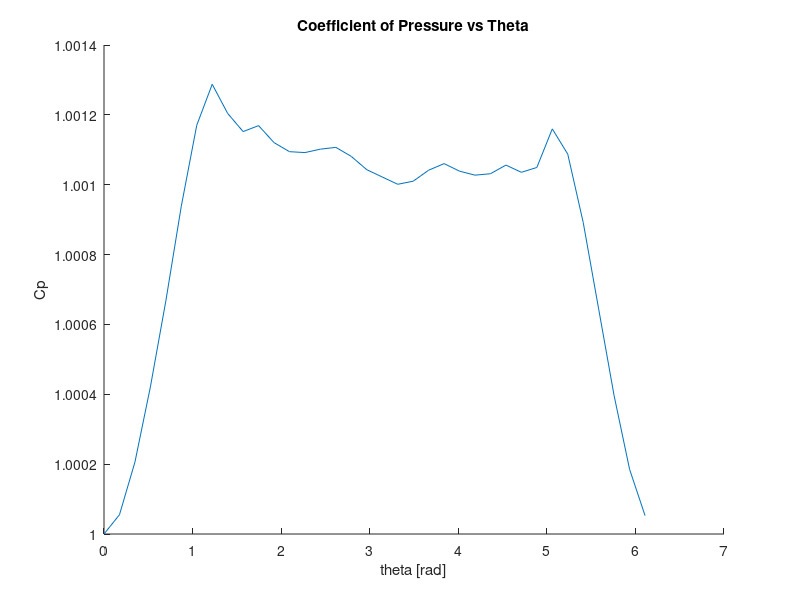
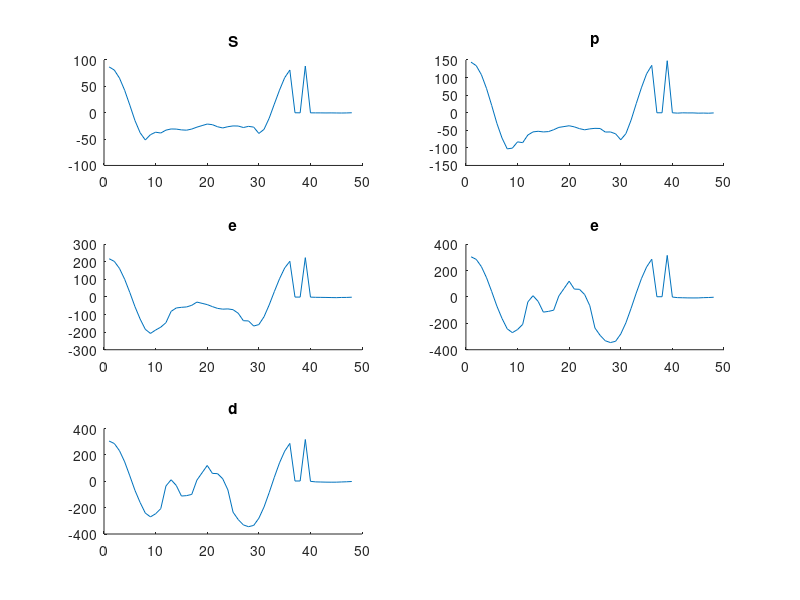

Write the MATLAB code that produced these figures, in order.
%Low Speed Lab 2
%the purpose of this script is to import our raw data and formate the data
%in graphs
clc; clear all
close all
%read in and format data
data = csvread("data2.csv");
rundata = zeros(48,3,7);
runNum = 0;
counter = 1;
for i=1:length(data)
    
    if(data(i,3) ~= runNum)
        rundata(:,:,runNum+1) = data(runNum*48+1:counter-1, 1:3);
        runNum = runNum + 1;
    end
    if( i == length(data) )
        rundata(:,:,runNum+1) = data(runNum*48+1:counter, 1:3);
    end
    counter = counter + 1;
end 
[m,n,p] = size(rundata);
figure(1)
%runs used 
runNum = [1,3,4,5,6];
label = ["Speed 40","Speed 50","Speed 60","Speed 70","Speed 70"];
% monometer pressures
h = [.35, .58, .89, 1.25, 1.25];
dx = [.01, .01, .01, .01, .01];
% density of ethanol
eth = 827; 
% density of air
air = 1.2;
% gravity constant
g = 9.8;
% static pressure
Pstat = 109100; %[pa]
% conversion factor for inches to meters
in_to_m = .025;
for i = 1:length(h)
    
    % convert inches to meters
    x = h(i) * in_to_m;
    y = x * sqrt((dx(i)/h(i))^2);
    
    % get hydraulic pressure
    a = eth * g * x;
    b = a * sqrt((y/x)^2);
    Phdr = Pstat + a;
    Phdr_err = b;
    
    % get dynamic pressure
    Pd = Phdr - Pstat;
    Pd_err = sqrt(Phdr_err^2);
    % get velocity
    v(i) = sqrt((Pd * 2) / air);
    v_err(i) = v(i)*sqrt((Pd_err/Pd)^2);
    
    %fprintf('velocity at wind speed %i at angle of attack %d = %.02f +- %.02f [m/s] \n', speeds(i), angleOfAttack(i), v(i), v_err(i));
    
end
% temperature in degrees celcius
T = 19.5 + 273; 
% diameter of shpere
D =.216;
% standard temperature 
To =  288.6;
%mu at sealevel and stadard temperature 
muo = 1.7894*10^-5;
%mu at out test conditions. equation from book
mu = muo*((T/To)^(3/2))*((To+110)/(T+110));
%reynolds number at each speed 
Re =  (air*v*D)/mu;
%theta angle for each pitot port
theta = 0:10:350;
%convert to radians 
theta = theta.*(pi/180);
R = .5*D;
%An for 0 and 180 which is port 0 and 18 
An(1) = .5*pi*(R^2)*(sin(theta(1)+(5*(pi/180)))^2)
An(19) = .5*pi*(R^2)*(sin(theta(19)+(5*(pi/180)))^2)
deg5 = 5*(pi/180);
%calc An 
for i=1:36
    if(theta(i) ~= 0 && theta(i)~= 180*(pi/180)) 
        if( theta(i) < pi)
            An(i) = (pi*(R^2)*( (sin(theta(i) + deg5 )^2) - (sin( theta(i)- deg5 )^2)));
        end
        if ( theta(i) > pi)
            An(i) = -1*(pi*(R^2)*( ((sin(theta(i) + deg5))^2) - (sin( theta(i)- deg5) )^2) );
        end
   end
end
%convert Psi measurments to pa  
rundata(:,2,:) = rundata(:,2,:)*6894.76;
rundata(19,2,:) = (rundata(18,2,:) + rundata(20,2,:)) / 2;
%Pinf = rundata(19,2,:)
Pinf = ones(1,1,7)*Pstat;

%calc drag
for run=1:7
sum = 0;
    for i=1:36
        sum = ( rundata(i,2,run) - Pinf(run) )*An(i) + sum;
    end
    Fd(run) = sum;
end
Po =  rundata(1,2,:)
for run=1:7
    sum = 0;
    for i=1:36
        sum = ( Po(:,:,run) - Pinf(:,:,run) )*An(i) + sum;
    end
   denom(run) = sum;
end
Cd = Fd./(denom) 

%cp graph 
Cp = (rundata(1:36,2,runNum(1)) - Pstat )/(rundata(1,2,runNum(1)) - Pstat )
figure(1)
    title('Coefficient of Pressure vs Theta')
    hold on
    xlabel('theta [rad]');
    hold on
    ylabel('Cp');
    hold on
    plot(theta, Cp)
    hold on
hold off
figure(2)
for i=1:length(runNum)
    subplot(3,2,i)
    title(label(i));
    hold on
    plot(rundata(:,1,runNum(i)+1), rundata(:,2,runNum(i)+1));
end